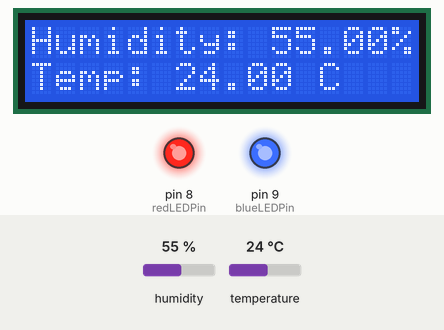
Bench run of a sketch on a simulated Arduino Uno, built with avr-gcc and run on an emulated ATmega328P. Parts: 16×2 character LCD, output pins drawn as LEDs (lit = HIGH). The inputs (shaded band) are chosen by the test bench; at power-on: humidity 55 %, temperature 24 °C.

Above: at 2.2 s.
2.3 s: humidity set to 29 %
At 4.6 s:
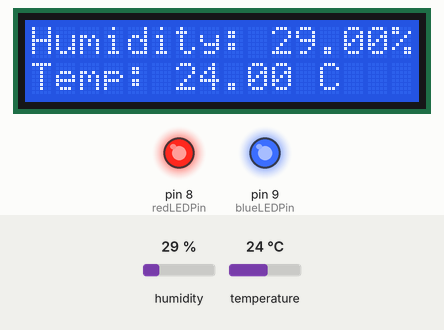
5.1 s: humidity set to 26 %
At 5.8 s:
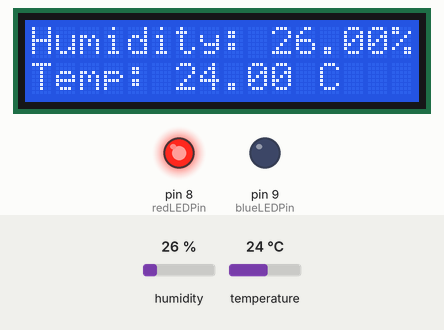
7.9 s: temperature set to 21 °C
At 10.4 s:
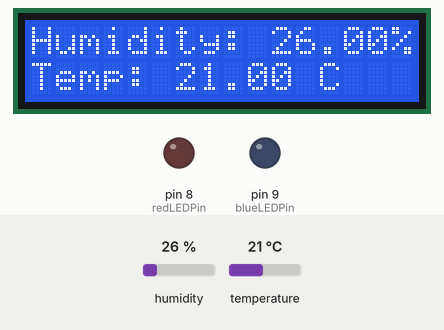
10.9 s: humidity set to 40 %
At 12.7 s:
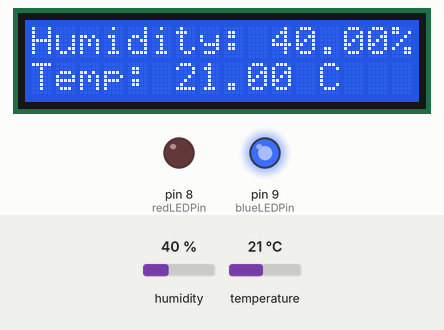
13.7 s: temperature set to 28 °C
At 16.2 s:
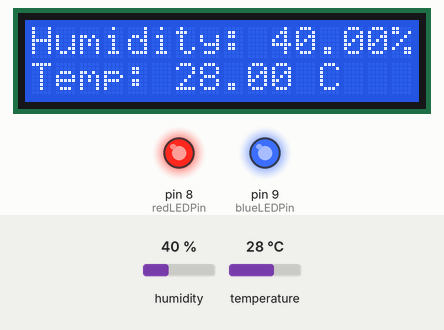
Timing chart, 0 to 17.7 s (numbered marks = the images above; inputs shaded):
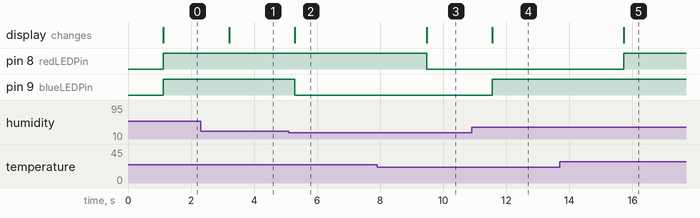

The sketch:

DHT_WITH_LED.ino
```cpp
#include <DHT.h>
#include <LiquidCrystal_I2C.h>

// Initialize the LCD with I2C address 0x27 (common address)
LiquidCrystal_I2C lcd(0x27, 16, 2);

#define dhtPin A0
#define dhtType DHT11
#define redLEDPin 8    // Pin for red LED
#define blueLEDPin 9   // Pin for blue LED

DHT HumidityTemp(dhtPin, dhtType);

float Humidity;
float Temp;

void setup() {
  Serial.begin(9600); // Initialize serial communication
  lcd.init(); // Initialize the LCD
  lcd.backlight(); // Turn on the backlight

  pinMode(redLEDPin, OUTPUT);   // Set red LED pin as output
  pinMode(blueLEDPin, OUTPUT);  // Set blue LED pin as output

  HumidityTemp.begin(); // Initialize DHT sensor
  delay(1000); // Wait for sensor to stabilize
}

void loop() {
  Humidity = HumidityTemp.readHumidity();
  Temp = HumidityTemp.readTemperature();

  // Display humidity and temperature on the LCD
  lcd.clear(); // Clear previous content
  lcd.setCursor(0, 0);
  lcd.print("Humidity: ");
  lcd.print(Humidity);
  lcd.print("%");

  lcd.setCursor(0, 1);
  lcd.print("Temp: ");
  lcd.print(Temp);
  lcd.print(" C");

  // Check temperature and control red LED
  if (Temp >= 23) {
    digitalWrite(redLEDPin, HIGH); // Turn on red LED
  } else {
    digitalWrite(redLEDPin, LOW);  // Turn off red LED
  }

  // Check humidity and control blue LED
  if (Humidity >= 28) {
    digitalWrite(blueLEDPin, HIGH); // Turn on blue LED
  } else {
    digitalWrite(blueLEDPin, LOW);  // Turn off blue LED
  }

  delay(1000); // Wait for 1 second before updating the display
}
```

Measured:
- the behaviour switches between 28 and 27 % on humidity (found by bisection; images 1 and 2)
- the behaviour switches between 23 and 22 °C on temperature (found by bisection; images 2 and 3)
- after the input at 2.3 s, the display: changes after 0.91 s (image 1)
- after the input at 5.1 s, pin 9 (blueLEDPin): HIGH → LOW after 0.19 s; the display: changes after 0.19 s (image 2)
- after the input at 7.9 s, pin 8 (redLEDPin): HIGH → LOW after 1.6 s; the display: changes after 1.6 s (image 3)
- after the input at 10.9 s, pin 9 (blueLEDPin): LOW → HIGH after 0.66 s; the display: changes after 0.66 s (image 4)
- after the input at 13.7 s, pin 8 (redLEDPin): LOW → HIGH after 2.0 s; the display: changes after 2.0 s (image 5)
